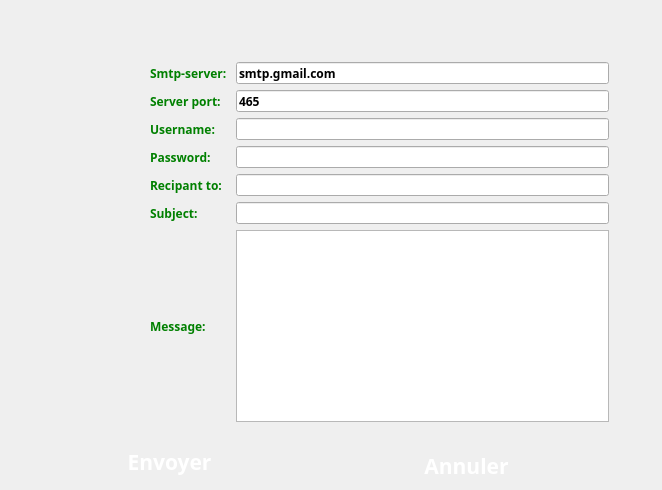
    <widget class="QWidget" name="page_14">
     <widget class="QLabel" name="label_29">
      <property name="geometry">
       <rect>
        <x>150</x>
        <y>118</y>
        <width>80</width>
        <height>22</height>
       </rect>
      </property>
      <property name="font">
       <font>
        <family>MV Boli</family>
        <pointsize>9</pointsize>
        <weight>75</weight>
        <bold>true</bold>
       </font>
      </property>
      <property name="styleSheet">
       <string notr="true">color:green;</string>
      </property>
      <property name="text">
       <string>Username:</string>
      </property>
     </widget>
     <widget class="QPushButton" name="pushButton_51">
      <property name="geometry">
       <rect>
        <x>109</x>
        <y>446</y>
        <width>121</width>
        <height>31</height>
       </rect>
      </property>
      <property name="font">
       <font>
        <family>MV Boli</family>
        <pointsize>16</pointsize>
        <weight>75</weight>
        <bold>true</bold>
       </font>
      </property>
      <property name="styleSheet">
       <string notr="true">color:white;</string>
      </property>
      <property name="text">
       <string>Envoyer</string>
      </property>
      <property name="icon">
       <iconset resource="resources.qrc">
        <normaloff>:/img/resources/yes.png</normaloff>:/img/resources/yes.png</iconset>
      </property>
      <property name="flat">
       <bool>true</bool>
      </property>
     </widget>
     <widget class="QPlainTextEdit" name="msg">
      <property name="geometry">
       <rect>
        <x>236</x>
        <y>230</y>
        <width>373</width>
        <height>192</height>
       </rect>
      </property>
      <property name="font">
       <font>
        <family>MV Boli</family>
        <pointsize>9</pointsize>
        <weight>75</weight>
        <bold>true</bold>
       </font>
      </property>
     </widget>
     <widget class="QLineEdit" name="rcpt">
      <property name="geometry">
       <rect>
        <x>236</x>
        <y>174</y>
        <width>373</width>
        <height>22</height>
       </rect>
      </property>
      <property name="font">
       <font>
        <family>MV Boli</family>
        <pointsize>9</pointsize>
        <weight>75</weight>
        <bold>true</bold>
       </font>
      </property>
     </widget>
     <widget class="QLineEdit" name="port">
      <property name="geometry">
       <rect>
        <x>236</x>
        <y>90</y>
        <width>373</width>
        <height>22</height>
       </rect>
      </property>
      <property name="font">
       <font>
        <family>MV Boli</family>
        <pointsize>9</pointsize>
        <weight>75</weight>
        <bold>true</bold>
       </font>
      </property>
      <property name="text">
       <string>465</string>
      </property>
     </widget>
     <widget class="QLabel" name="label_34">
      <property name="geometry">
       <rect>
        <x>150</x>
        <y>146</y>
        <width>80</width>
        <height>22</height>
       </rect>
      </property>
      <property name="font">
       <font>
        <family>MV Boli</family>
        <pointsize>9</pointsize>
        <weight>75</weight>
        <bold>true</bold>
       </font>
      </property>
      <property name="styleSheet">
       <string notr="true">color:green;</string>
      </property>
      <property name="text">
       <string>Password:</string>
      </property>
     </widget>
     <widget class="QLineEdit" name="server">
      <property name="geometry">
       <rect>
        <x>236</x>
        <y>62</y>
        <width>373</width>
        <height>22</height>
       </rect>
      </property>
      <property name="font">
       <font>
        <family>MV Boli</family>
        <pointsize>9</pointsize>
        <weight>75</weight>
        <bold>true</bold>
       </font>
      </property>
      <property name="text">
       <string>smtp.gmail.com</string>
      </property>
     </widget>
     <widget class="QLabel" name="label_31">
      <property name="geometry">
       <rect>
        <x>150</x>
        <y>230</y>
        <width>80</width>
        <height>192</height>
       </rect>
      </property>
      <property name="font">
       <font>
        <family>MV Boli</family>
        <pointsize>9</pointsize>
        <weight>75</weight>
        <bold>true</bold>
       </font>
      </property>
      <property name="styleSheet">
       <string notr="true">color:green;</string>
      </property>
      <property name="text">
       <string>Message:</string>
      </property>
     </widget>
     <widget class="QLineEdit" name="uname">
      <property name="geometry">
       <rect>
        <x>236</x>
        <y>118</y>
        <width>373</width>
        <height>22</height>
       </rect>
      </property>
      <property name="font">
       <font>
        <family>MV Boli</family>
        <pointsize>9</pointsize>
        <weight>75</weight>
        <bold>true</bold>
       </font>
      </property>
     </widget>
     <widget class="QLabel" name="label_35">
      <property name="geometry">
       <rect>
        <x>150</x>
        <y>90</y>
        <width>80</width>
        <height>22</height>
       </rect>
      </property>
      <property name="font">
       <font>
        <family>MV Boli</family>
        <pointsize>9</pointsize>
        <weight>75</weight>
        <bold>true</bold>
       </font>
      </property>
      <property name="styleSheet">
       <string notr="true">color:green;</string>
      </property>
      <property name="text">
       <string>Server port:</string>
      </property>
     </widget>
     <widget class="QLineEdit" name="paswd">
      <property name="geometry">
       <rect>
        <x>236</x>
        <y>146</y>
        <width>373</width>
        <height>22</height>
       </rect>
      </property>
      <property name="font">
       <font>
        <family>MV Boli</family>
        <pointsize>9</pointsize>
        <weight>75</weight>
        <bold>true</bold>
       </font>
      </property>
      <property name="inputMask">
       <string/>
      </property>
      <property name="echoMode">
       <enum>QLineEdit::Password</enum>
      </property>
     </widget>
     <widget class="QLineEdit" name="subject">
      <property name="geometry">
       <rect>
        <x>236</x>
        <y>202</y>
        <width>373</width>
        <height>22</height>
       </rect>
      </property>
      <property name="font">
       <font>
        <family>MV Boli</family>
        <pointsize>9</pointsize>
        <weight>75</weight>
        <bold>true</bold>
       </font>
      </property>
     </widget>
     <widget class="QLabel" name="label_32">
      <property name="geometry">
       <rect>
        <x>150</x>
        <y>174</y>
        <width>80</width>
        <height>22</height>
       </rect>
      </property>
      <property name="font">
       <font>
        <family>MV Boli</family>
        <pointsize>9</pointsize>
        <weight>75</weight>
        <bold>true</bold>
       </font>
      </property>
      <property name="styleSheet">
       <string notr="true">color:green;</string>
      </property>
      <property name="text">
       <string>Recipant to:</string>
      </property>
     </widget>
     <widget class="QPushButton" name="pushButton_53">
      <property name="geometry">
       <rect>
        <x>280</x>
        <y>450</y>
        <width>373</width>
        <height>31</height>
       </rect>
      </property>
      <property name="font">
       <font>
        <family>MV Boli</family>
        <pointsize>16</pointsize>
        <weight>75</weight>
        <bold>true</bold>
       </font>
      </property>
      <property name="styleSheet">
       <string notr="true">color:white;</string>
      </property>
      <property name="text">
       <string>Annuler</string>
      </property>
      <property name="icon">
       <iconset resource="resources.qrc">
        <normaloff>:/img/resources/cancel.png</normaloff>:/img/resources/cancel.png</iconset>
      </property>
      <property name="flat">
       <bool>true</bool>
      </property>
     </widget>
     <widget class="QLabel" name="label_30">
      <property name="geometry">
       <rect>
        <x>150</x>
        <y>202</y>
        <width>80</width>
        <height>22</height>
       </rect>
      </property>
      <property name="font">
       <font>
        <family>MV Boli</family>
        <pointsize>9</pointsize>
        <weight>75</weight>
        <bold>true</bold>
       </font>
      </property>
      <property name="styleSheet">
       <string notr="true">color:green;</string>
      </property>
      <property name="text">
       <string>Subject:</string>
      </property>
     </widget>
     <widget class="QLabel" name="label_33">
      <property name="geometry">
       <rect>
        <x>150</x>
        <y>62</y>
        <width>80</width>
        <height>22</height>
       </rect>
      </property>
      <property name="font">
       <font>
        <family>MV Boli</family>
        <pointsize>9</pointsize>
        <weight>75</weight>
        <bold>true</bold>
       </font>
      </property>
      <property name="styleSheet">
       <string notr="true">color:green;</string>
      </property>
      <property name="text">
       <string>Smtp-server:</string>
      </property>
     </widget>
    </widget>
